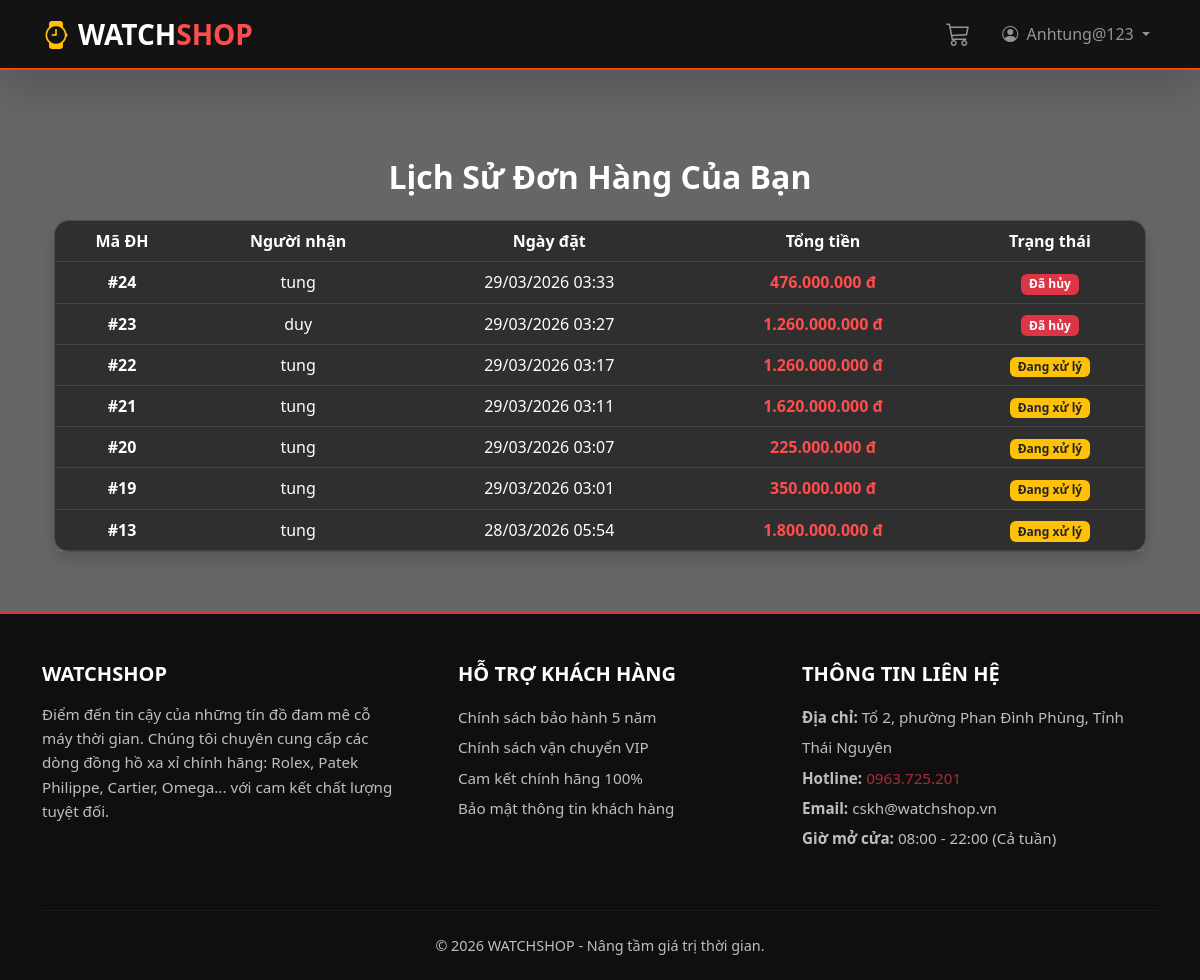
The page /history/ (signed in) on the database as committed earlier.
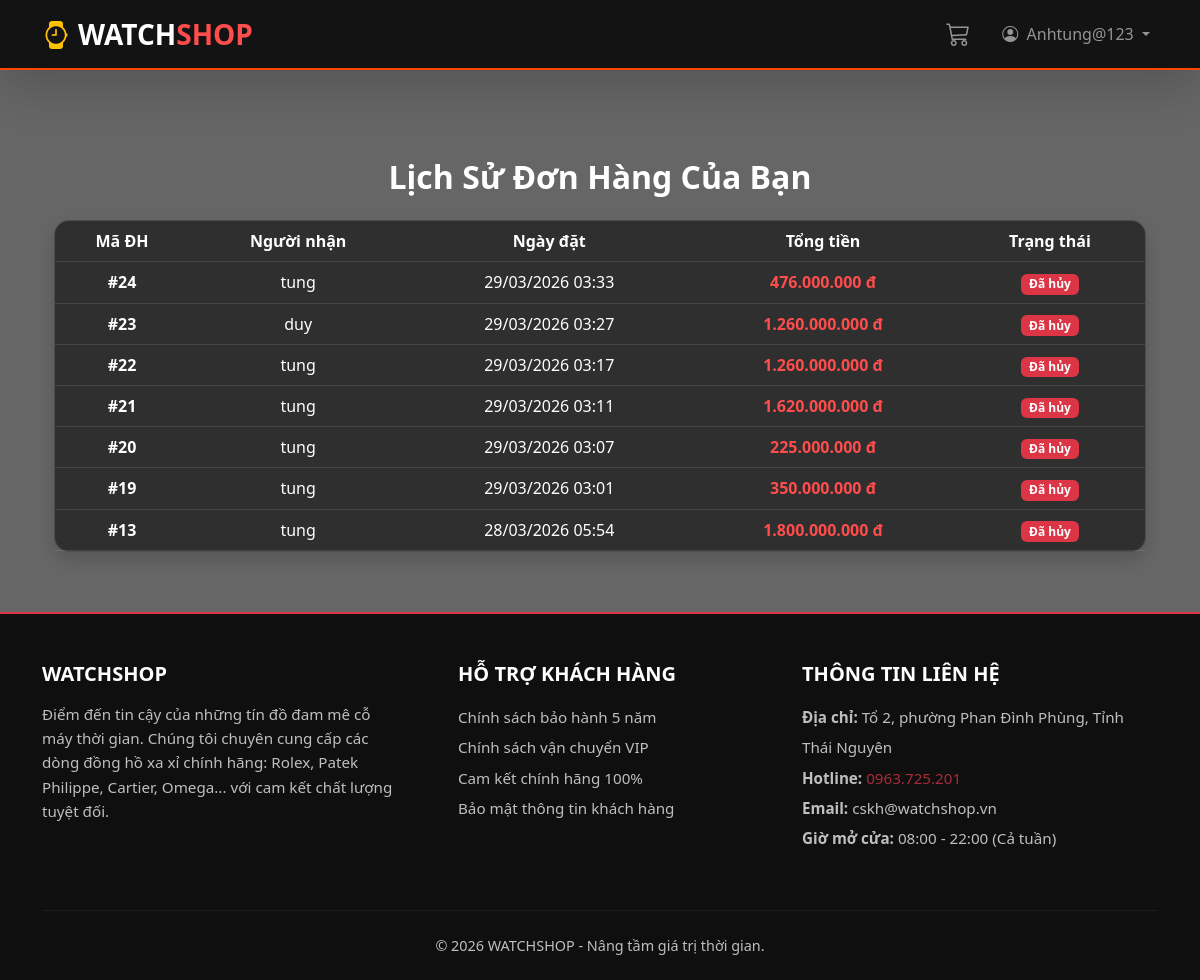
The same page on the database as committed later.
### products/models.py (models this page shows, shortened)
class Order(models.Model):
    STATUS_CHOICES = (
        ('Đang xử lý', 'Đang xử lý'),
        ('Chờ xác nhận CK', 'Chờ xác nhận CK'),
        ('Đã thanh toán (Thẻ)', 'Đã thanh toán (Thẻ)'),
        ('Đã xác nhận', 'Đã xác nhận'),
        ('Đang giao hàng', 'Đang giao hàng'),
        ('Hoàn thành', 'Hoàn thành'),
        ('Đã hủy', 'Đã hủy'),
    )
    fullname = models.CharField(max_length=100)
    phone = models.CharField(max_length=20)
    address = models.TextField()
    payment_method = models.CharField(max_length=50)
    total_price = models.IntegerField(default=0)
    created_at = models.DateTimeField(auto_now_add=True)
    user = models.ForeignKey(User, on_delete=models.SET_NULL, null=True, blank=True)
    status = models.CharField(max_length=50, choices=STATUS_CHOICES, default='Đang xử lý')

### products/views.py (the view)
# urls.py: path('history/', views.order_history, name='order_history'),
@login_required(login_url='login')
def order_history(request):
    orders = Order.objects.filter(user=request.user).order_by('-created_at')
    return render(request, 'order_history.html', {'orders': orders})

### products/context_processors.py (called while the page is built)
def cart_processor(request):
    cart = request.session.get('cart', {})
    cart_count = 0
    for key, value in cart.items():
        cart_count += value.get('quantity', 1)
    return {'cart_count': cart_count}

### templates/order_history.html
{% extends 'base.html' %}
{% load humanize %}
{% block content %}
<div class="container mt-5">
    <h2 class="mb-4 fw-bold text-center">Lịch Sử Đơn Hàng Của Bạn</h2>
    <div class="card shadow border-0">
        <div class="card-body p-0">
            <table class="table table-hover mb-0 text-center align-middle">
                <thead class="table-dark">
                    <tr>
                        <th>Mã ĐH</th>
                        <th>Người nhận</th>
                        <th>Ngày đặt</th>
                        <th>Tổng tiền</th>
                        <th>Trạng thái</th>
                    </tr>
                </thead>
                <tbody>
                    {% for order in orders %}
                    <tr>
                        <td class="fw-bold">#{{ order.id }}</td>
                        <td>{{ order.fullname }}</td>
                        <td>{{ order.created_at|date:"d/m/Y H:i" }}</td>
                        <td class="text-danger fw-bold">{{ order.total_price|intcomma }} đ</td>
                        <td>
                            {% if order.status == 'pending' %}
                                <span class="badge bg-warning text-dark">Đang xử lý</span>
                            {% elif order.status == 'approved' %}
                                <span class="badge bg-primary">Đã xác nhận</span>
                            {% elif order.status == 'delivering' %}
                                <span class="badge bg-info text-dark">Đang giao</span>
                            {% elif order.status == 'completed' %}
                                <span class="badge bg-success">Hoàn thành</span>
                            {% else %}
                                <span class="badge bg-danger">Đã hủy</span>
                            {% endif %}
                        </td>
                    </tr>
                    {% empty %}
                    <tr>
                        <td colspan="5" class="text-center py-4 text-muted">Bạn chưa có đơn hàng nào.</td>
                    </tr>
                    {% endfor %}
                </tbody>
            </table>
        </div>
    </div>
</div>
{% endblock %}

### templates/base.html (shortened to what this page needs)
<!DOCTYPE html>
<html lang="vi">
<head>
    <link href="https://cdn.jsdelivr.net/npm/bootstrap@5.3.0/dist/css/bootstrap.min.css" rel="stylesheet">
    <link rel="stylesheet" href="https://cdn.jsdelivr.net/npm/bootstrap-icons@1.11.1/font/bootstrap-icons.css">
</head>
<body class="d-flex flex-column">
    <nav class="navbar navbar-expand-lg navbar-dark shadow-lg sticky-top">
        <div class="container">
            <a class="navbar-brand fw-bold fs-3" href="{% url 'home' %}">
                <i class="bi bi-watch me-2 text-warning"></i>WATCH<span class="text-danger">SHOP</span>
            </a>
            <div class="collapse navbar-collapse" id="navbarNav">
                <ul class="navbar-nav ms-auto align-items-center">
                    <li class="nav-item">
                        <a class="nav-link position-relative" href="{% url 'view_cart' %}">
                           <i class="bi bi-cart3 fs-4"></i>
                        </a>
                    </li>
                    <li class="nav-item ms-3">
                        {% if user.is_authenticated %}
                            <div class="dropdown">
                                <a class="nav-link dropdown-toggle" href="#" data-bs-toggle="dropdown">
                                    <i class="bi bi-person-circle me-1"></i> {{ user.username }}
                                </a>
                            </div>
                        {% else %}
                            <a class="btn btn-outline-light btn-sm px-4 rounded-pill me-2" href="{% url 'login' %}">Đăng nhập</a>
                            <a class="btn btn-warning btn-sm px-4 rounded-pill text-dark fw-bold" href="{% url 'register' %}">Đăng ký</a>
                        {% endif %}
                    </li>
                </ul>
            </div>
        </div>
    </nav>
    <div class="container main-content flex-grow-1">
        {% block content %}
        {% endblock %}
    </div>
    <footer class="text-light pt-5 pb-4" style="background-color: #111; border-top: 2px solid #dc3545;">
        <div class="container">
            <div class="row">
                <div class="col-md-4 mb-4">
                    <h5 class="text-uppercase fw-bold mb-3" style="color: #dc3545;">WATCHSHOP</h5>
                    <p class="opacity-75" style="font-size: 0.95rem; line-height: 1.6;">
                        Điểm đến tin cậy của những tín đồ đam mê cỗ máy thời gian. Chúng tôi chuyên cung cấp các dòng đồng hồ xa xỉ chính hãng: Rolex, Patek Philippe, Cartier, Omega... với cam kết chất lượng tuyệt đối.
                    </p>
                </div>
                <div class="col-md-4 mb-4 ps-md-5">
                    <h5 class="text-uppercase fw-bold text-white mb-3">Hỗ trợ khách hàng</h5>
                    <ul class="list-unstyled opacity-75" style="font-size: 0.95rem; line-height: 2;">
                        <li><a href="#" class="text-light text-decoration-none">Chính sách bảo hành 5 năm</a></li>
                        <li><a href="#" class="text-light text-decoration-none">Chính sách vận chuyển VIP</a></li>
                        <li><a href="#" class="text-light text-decoration-none">Cam kết chính hãng 100%</a></li>
                        <li><a href="#" class="text-light text-decoration-none">Bảo mật thông tin khách hàng</a></li>
                    </ul>
                </div>
                <div class="col-md-4 mb-4">
                    <h5 class="text-uppercase fw-bold text-white mb-3">Thông tin liên hệ</h5>
                    <ul class="list-unstyled opacity-75" style="font-size: 0.95rem; line-height: 2;">
                        <li><strong>Địa chỉ:</strong> Tổ 2, phường Phan Đình Phùng, Tỉnh Thái Nguyên</li>
                        <li><strong>Hotline:</strong> <span style="color: #dc3545;">0963.725.201</span></li>
                        <li><strong>Email:</strong> cskh@watchshop.vn</li>
                        <li><strong>Giờ mở cửa:</strong> 08:00 - 22:00 (Cả tuần)</li>
                    </ul>
                </div>
            </div>
            <hr class="mb-4" style="border-color: #444;">
            <div class="row align-items-center">
                <div class="col-12 text-center opacity-75">
                    <p class="mb-0" style="font-size: 0.9rem;">&copy; 2026 WATCHSHOP - Nâng tầm giá trị thời gian.</p>
                </div>
            </div>
        </div>
    </footer>
</body>
</html>

### templates/base.html (style rules this page uses)
body { background-image: url('https://png.pngtree.com/background/20210711/original/pngtree-classic-quartz-watch-big-black-banner-picture-image_1125227.jpg'); background-attachment: fixed; background-size: cover; background-position: center; background-repeat: no-repeat; margin: 0; padding: 0; min-height: 100vh; position: relative; color: #ffffff; }
body::before { content: ""; position: fixed; top: 0; left: 0; width: 100%; height: 100%; background-color: rgba(0, 0, 0, 0.6); z-index: -1; }
h1, h2, h3, h4, h5, h6 { color: #ffffff !important; text-shadow: none !important; }
.card, .list-group-item { background: rgba(30, 30, 30, 0.75) !important; backdrop-filter: blur(10px) saturate(180%); -webkit-backdrop-filter: blur(10px) saturate(180%); border: 1px solid rgba(255, 255, 255, 0.15) !important; border-radius: 15px; color: #ffffff !important; }
.card p, .card span, .card div, .card label { color: #ffffff; }
.card .text-danger, .text-danger { color: #ff4d4d !important; font-weight: bold; text-shadow: none !important; }
.table { color: #ffffff !important; }
.table th, .table td { background-color: transparent !important; border-bottom: 1px solid rgba(255, 255, 255, 0.1) !important; color: #ffffff !important; }
.table thead th, .table-light th, .bg-light, .bg-white { background-color: transparent !important; color: #ffffff !important; }
.navbar { background: rgba(15, 15, 15, 0.95) !important; backdrop-filter: blur(10px); border-bottom: 2px solid #ff4500; }
.main-content { padding-top: 40px; padding-bottom: 60px; }
footer { background: rgba(0, 0, 0, 0.85) !important; border-top: 1px solid rgba(255, 255, 255, 0.1); }

Rows that differ between the two databases and show on the page:
changed Order id 22: status "Đang xử lý" → "Đã hủy"
changed Order id 21: status "Đang xử lý" → "Đã hủy"
changed Order id 20: status "Đang xử lý" → "Đã hủy"
changed Order id 19: status "Đang xử lý" → "Đã hủy"
changed Order id 13: status "Đang xử lý" → "Đã hủy"
